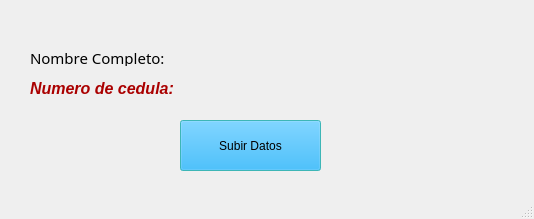
<?xml version="1.0" encoding="UTF-8"?>
<ui version="4.0">
 <class>MainWindow</class>
 <widget class="QMainWindow" name="MainWindow">
  <property name="geometry">
   <rect>
    <x>0</x>
    <y>0</y>
    <width>534</width>
    <height>219</height>
   </rect>
  </property>
  <property name="windowTitle">
   <string>MainWindow</string>
  </property>
  <widget class="QWidget" name="centralwidget">
   <widget class="QLabel" name="cdula">
    <property name="geometry">
     <rect>
      <x>30</x>
      <y>80</y>
      <width>151</width>
      <height>16</height>
     </rect>
    </property>
    <property name="palette">
     <palette>
      <active>
       <colorrole role="WindowText">
        <brush brushstyle="SolidPattern">
         <color alpha="255">
          <red>170</red>
          <green>0</green>
          <blue>0</blue>
         </color>
        </brush>
       </colorrole>
       <colorrole role="Button">
        <brush brushstyle="SolidPattern">
         <color alpha="255">
          <red>0</red>
          <green>255</green>
          <blue>0</blue>
         </color>
        </brush>
       </colorrole>
       <colorrole role="Base">
        <brush brushstyle="SolidPattern">
         <color alpha="255">
          <red>0</red>
          <green>0</green>
          <blue>0</blue>
         </color>
        </brush>
       </colorrole>
      </active>
      <inactive>
       <colorrole role="WindowText">
        <brush brushstyle="SolidPattern">
         <color alpha="255">
          <red>170</red>
          <green>0</green>
          <blue>0</blue>
         </color>
        </brush>
       </colorrole>
       <colorrole role="Button">
        <brush brushstyle="SolidPattern">
         <color alpha="255">
          <red>0</red>
          <green>255</green>
          <blue>0</blue>
         </color>
        </brush>
       </colorrole>
       <colorrole role="Base">
        <brush brushstyle="SolidPattern">
         <color alpha="255">
          <red>0</red>
          <green>0</green>
          <blue>0</blue>
         </color>
        </brush>
       </colorrole>
      </inactive>
      <disabled>
       <colorrole role="WindowText">
        <brush brushstyle="SolidPattern">
         <color alpha="255">
          <red>255</red>
          <green>170</green>
          <blue>255</blue>
         </color>
        </brush>
       </colorrole>
       <colorrole role="Button">
        <brush brushstyle="SolidPattern">
         <color alpha="255">
          <red>0</red>
          <green>255</green>
          <blue>0</blue>
         </color>
        </brush>
       </colorrole>
       <colorrole role="Base">
        <brush brushstyle="SolidPattern">
         <color alpha="255">
          <red>240</red>
          <green>240</green>
          <blue>240</blue>
         </color>
        </brush>
       </colorrole>
      </disabled>
     </palette>
    </property>
    <property name="font">
     <font>
      <family>MS Sans Serif</family>
      <pointsize>12</pointsize>
      <weight>75</weight>
      <italic>true</italic>
      <bold>true</bold>
     </font>
    </property>
    <property name="text">
     <string>Numero de cedula:</string>
    </property>
   </widget>
   <widget class="QLabel" name="nombre">
    <property name="geometry">
     <rect>
      <x>30</x>
      <y>50</y>
      <width>141</width>
      <height>16</height>
     </rect>
    </property>
    <property name="font">
     <font>
      <family>Ebrima</family>
      <pointsize>11</pointsize>
     </font>
    </property>
    <property name="text">
     <string>Nombre Completo:</string>
    </property>
   </widget>
   <widget class="QPushButton" name="datos">
    <property name="geometry">
     <rect>
      <x>180</x>
      <y>120</y>
      <width>141</width>
      <height>51</height>
     </rect>
    </property>
    <property name="palette">
     <palette>
      <active>
       <colorrole role="Button">
        <brush brushstyle="SolidPattern">
         <color alpha="255">
          <red>0</red>
          <green>170</green>
          <blue>255</blue>
         </color>
        </brush>
       </colorrole>
       <colorrole role="Light">
        <brush brushstyle="SolidPattern">
         <color alpha="255">
          <red>85</red>
          <green>255</green>
          <blue>0</blue>
         </color>
        </brush>
       </colorrole>
       <colorrole role="Midlight">
        <brush brushstyle="SolidPattern">
         <color alpha="255">
          <red>85</red>
          <green>170</green>
          <blue>255</blue>
         </color>
        </brush>
       </colorrole>
       <colorrole role="BrightText">
        <brush brushstyle="SolidPattern">
         <color alpha="255">
          <red>170</red>
          <green>0</green>
          <blue>0</blue>
         </color>
        </brush>
       </colorrole>
       <colorrole role="Base">
        <brush brushstyle="SolidPattern">
         <color alpha="255">
          <red>255</red>
          <green>255</green>
          <blue>255</blue>
         </color>
        </brush>
       </colorrole>
       <colorrole role="Window">
        <brush brushstyle="SolidPattern">
         <color alpha="255">
          <red>85</red>
          <green>255</green>
          <blue>255</blue>
         </color>
        </brush>
       </colorrole>
      </active>
      <inactive>
       <colorrole role="Button">
        <brush brushstyle="SolidPattern">
         <color alpha="255">
          <red>0</red>
          <green>170</green>
          <blue>255</blue>
         </color>
        </brush>
       </colorrole>
       <colorrole role="Light">
        <brush brushstyle="SolidPattern">
         <color alpha="255">
          <red>85</red>
          <green>255</green>
          <blue>0</blue>
         </color>
        </brush>
       </colorrole>
       <colorrole role="Midlight">
        <brush brushstyle="SolidPattern">
         <color alpha="255">
          <red>85</red>
          <green>170</green>
          <blue>255</blue>
         </color>
        </brush>
       </colorrole>
       <colorrole role="BrightText">
        <brush brushstyle="SolidPattern">
         <color alpha="255">
          <red>170</red>
          <green>0</green>
          <blue>0</blue>
         </color>
        </brush>
       </colorrole>
       <colorrole role="Base">
        <brush brushstyle="SolidPattern">
         <color alpha="255">
          <red>255</red>
          <green>255</green>
          <blue>255</blue>
         </color>
        </brush>
       </colorrole>
       <colorrole role="Window">
        <brush brushstyle="SolidPattern">
         <color alpha="255">
          <red>85</red>
          <green>255</green>
          <blue>255</blue>
         </color>
        </brush>
       </colorrole>
      </inactive>
      <disabled>
       <colorrole role="Button">
        <brush brushstyle="SolidPattern">
         <color alpha="255">
          <red>0</red>
          <green>170</green>
          <blue>255</blue>
         </color>
        </brush>
       </colorrole>
       <colorrole role="Light">
        <brush brushstyle="SolidPattern">
         <color alpha="255">
          <red>85</red>
          <green>255</green>
          <blue>0</blue>
         </color>
        </brush>
       </colorrole>
       <colorrole role="Midlight">
        <brush brushstyle="SolidPattern">
         <color alpha="255">
          <red>85</red>
          <green>170</green>
          <blue>255</blue>
         </color>
        </brush>
       </colorrole>
       <colorrole role="BrightText">
        <brush brushstyle="SolidPattern">
         <color alpha="255">
          <red>170</red>
          <green>0</green>
          <blue>0</blue>
         </color>
        </brush>
       </colorrole>
       <colorrole role="Base">
        <brush brushstyle="SolidPattern">
         <color alpha="255">
          <red>85</red>
          <green>255</green>
          <blue>255</blue>
         </color>
        </brush>
       </colorrole>
       <colorrole role="Window">
        <brush brushstyle="SolidPattern">
         <color alpha="255">
          <red>85</red>
          <green>255</green>
          <blue>255</blue>
         </color>
        </brush>
       </colorrole>
      </disabled>
     </palette>
    </property>
    <property name="cursor">
     <cursorShape>PointingHandCursor</cursorShape>
    </property>
    <property name="mouseTracking">
     <bool>false</bool>
    </property>
    <property name="text">
     <string>Subir Datos</string>
    </property>
    <property name="checkable">
     <bool>false</bool>
    </property>
   </widget>
   <widget class="QWidget" name="verticalLayoutWidget">
    <property name="geometry">
     <rect>
      <x>190</x>
      <y>50</y>
      <width>281</width>
      <height>21</height>
     </rect>
    </property>
    <layout class="QVBoxLayout" name="nombre2">
     <property name="topMargin">
      <number>2</number>
     </property>
    </layout>
   </widget>
   <widget class="QWidget" name="verticalLayoutWidget_2">
    <property name="geometry">
     <rect>
      <x>190</x>
      <y>80</y>
      <width>281</width>
      <height>21</height>
     </rect>
    </property>
    <layout class="QVBoxLayout" name="numero">
     <property name="topMargin">
      <number>2</number>
     </property>
    </layout>
   </widget>
  </widget>
  <widget class="QMenuBar" name="menubar">
   <property name="geometry">
    <rect>
     <x>0</x>
     <y>0</y>
     <width>534</width>
     <height>21</height>
    </rect>
   </property>
  </widget>
  <widget class="QStatusBar" name="statusbar"/>
 </widget>
 <resources/>
 <connections/>
</ui>
